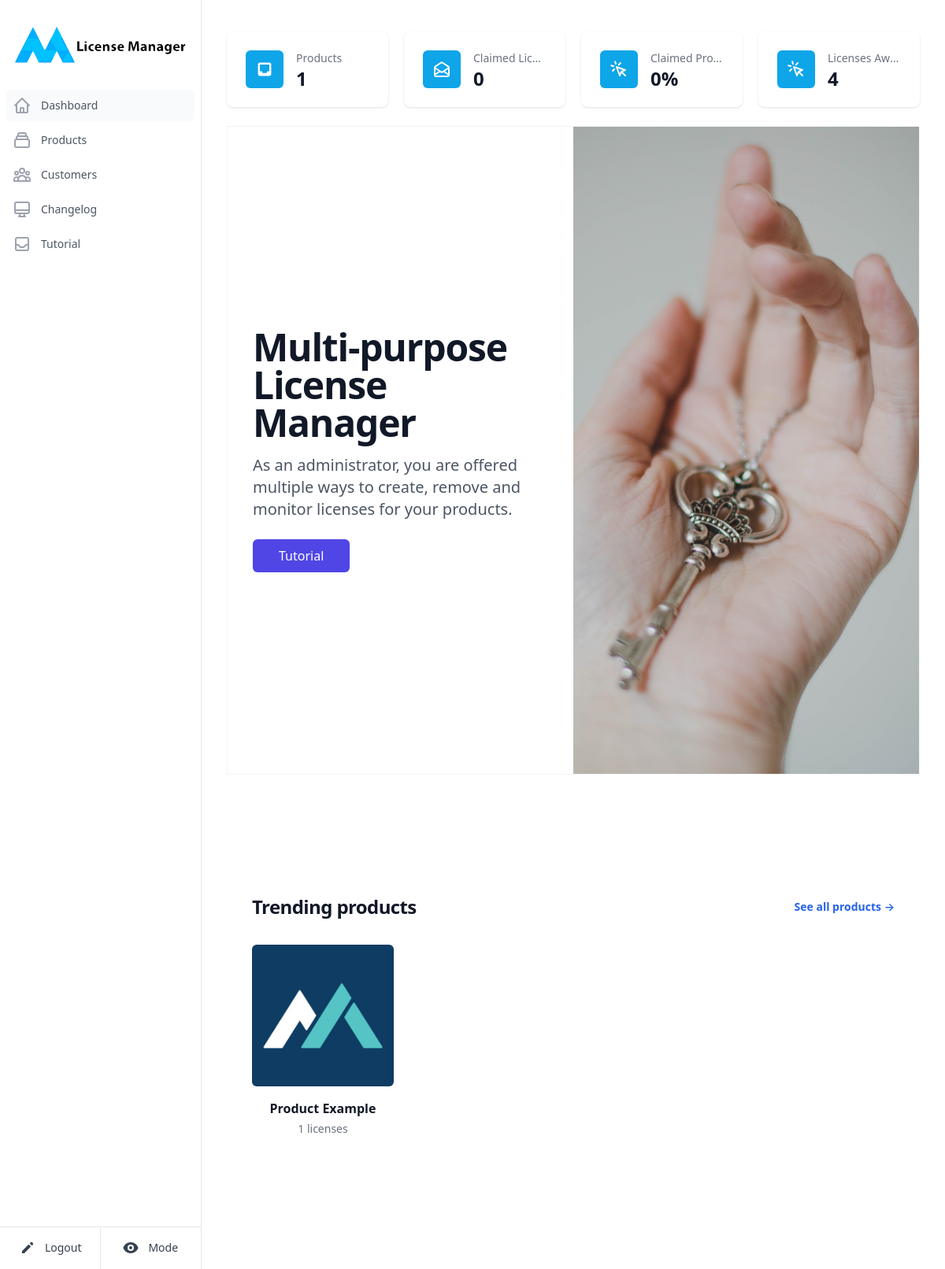
Page /dashboard (signed in) on the committed database.
### bin/models.py (models this page shows)
class Product(db.Model):
    __tablename__ = "product"
    id = db.Column( db.Integer, primary_key=True )
    name = db.Column( db.String(100), unique=True )
    category = db.Column( db.String(100) )
    image = db.Column( db.String(150) , nullable=False )
    details = db.Column( db.String(1000) )
    privateK = db.Column(db.String(1100), unique=True)
    publicK = db.Column(db.String(1100), unique=True)
    apiK = db.Column( db.String(100), unique=True )
    keys = db.relationship('Key', cascade='all,delete', backref='product')

### bin/main.py (the view)
@main.route('/dashboard')
@login_required
def cpanel():
    productList = DBAPI.getProductsByPopularity()
    activated, awaitingApproval = DBAPI.getKeyStatistics()
    if( activated == 0 and awaitingApproval == 0 ):
        ratio = 100
    else:
        ratio = ( activated / (activated + awaitingApproval) ) * 100
    return render_template('cpanel.html', productList = productList, activated = activated, awaitingApproval = awaitingApproval, ratio = round(ratio), mode = request.cookies.get('mode'))

### bin/databaseAPI.py (called while the page is built)
def getProductsByPopularity():
    return db.engine.execute("""SELECT * FROM product LEFT JOIN (SELECT productid as licenses FROM Key) on licenses = product.id GROUP BY licenses ORDER BY licenses DESC""").fetchall()

def getKeyStatistics():
    activated = Key.query.filter_by(status=1).count()
    awaitingApproval = Key.query.filter_by(status=0).count()
    return activated, awaitingApproval

### bin/templates/cpanel.html (shortened to what this page needs)
{% extends "base.html" %}
{% block first %}text-gray-600 bg-gray-50 dark:bg-gray-700{% endblock %}
{% block content %}
<dl class="grid grid-cols-4 gap-5">
	<div class="relative dark:bg-slate-800 pt-5 px-4 pb-12 sm:pt-6 sm:px-6 shadow rounded-lg overflow-hidden max-h-24">
		<dt>
			<div class="absolute bg-sky-500 dark:bg-sky-600 rounded-md p-3">
				<svg xmlns="http://www.w3.org/2000/svg" class="h-6 w-6 text-white" viewBox="0 0 20 20" fill="currentColor">
					<path fill-rule="evenodd" d="M5 3a2 2 0 00-2 2v10a2 2 0 002 2h10a2 2 0 002-2V5a2 2 0 00-2-2H5zm0 2h10v7h-2l-1 2H8l-1-2H5V5z" clip-rule="evenodd" />
				</svg>
			</div>
			<p class="ml-16 text-sm font-medium text-gray-500 truncate dark:text-gray-300">Products</p>
		</dt>
		<dd class="ml-16 pb-6 flex items-baseline sm:pb-7">
			<p class="text-2xl font-semibold text-gray-900 dark:text-gray-100">{{productList|length}}</p>
		</dd>
	</div>
	<div class="relative dark:bg-slate-800 pt-5 px-4 pb-12 sm:pt-6 sm:px-6 shadow rounded-lg overflow-hidden max-h-24">
		<dt>
			<div class="absolute bg-sky-500 dark:bg-sky-600 rounded-md p-3">
			</div>
			<p class="ml-16 text-sm font-medium text-gray-500 truncate dark:text-gray-300">Claimed Licenses</p>
		</dt>
		<dd class="ml-16 pb-6 flex items-baseline sm:pb-7">
			<p class="text-2xl font-semibold text-gray-900 dark:text-gray-100">{{activated}}</p>
		</dd>
	</div>
	<div class="relative dark:bg-slate-800 pt-5 px-4 pb-12 sm:pt-6 sm:px-6 shadow rounded-lg overflow-hidden max-h-24">
		<dt>
			<div class="absolute bg-sky-500 dark:bg-sky-600 rounded-md p-3">
			</div>
			<p class="ml-16 text-sm font-medium text-gray-500 truncate dark:text-gray-300">Claimed Proportion</p>
		</dt>
		<dd class="ml-16 pb-6 flex items-baseline sm:pb-7">
			<p class="text-2xl font-semibold text-gray-900 dark:text-gray-100">{{ratio}}%</p>
		</dd>
	</div>
	<div class="relative dark:bg-slate-800 pt-5 px-4 pb-12 sm:pt-6 sm:px-6 shadow rounded-lg overflow-hidden max-h-24">
		<dt>
			<div class="absolute bg-sky-500 dark:bg-sky-600 rounded-md p-3">
			</div>
			<p class="ml-16 text-sm font-medium text-gray-500 truncate dark:text-gray-300">Licenses Awaiting Activation</p>
		</dt>
		<dd class="ml-16 pb-6 flex items-baseline sm:pb-7">
			<p class="text-2xl font-semibold text-gray-900 dark:text-gray-100">{{awaitingApproval}}</p>
		</dd>
	</div>
</dl>
<div class="relative mt-6 mb-6 border border-gray-100 dark:border-slate-900">
	<div aria-hidden="true" class="hidden absolute w-1/2 h-full lg:block"></div>
	<div class="relative bg-transparent dark:bg-slate-900">
	  <div class="max-w-7xl mx-auto px-4 sm:px-6 lg:px-8 lg:grid lg:grid-cols-2">
		<div class="max-w-2xl mx-auto py-24 lg:py-64 lg:max-w-none">
		  <div class="lg:pr-16">
			<h1 class="text-4xl font-extrabold tracking-tight text-gray-900 sm:text-5xl xl:text-6xl dark:text-gray-200">Multi-purpose License Manager</h1>
			<p class="mt-4 text-xl text-gray-600 dark:text-gray-500">As an administrator, you are offered multiple ways to create, remove and monitor licenses for your products. </p>
			<div class="mt-6">
			  <a href="{{ url_for('main.tutorial') }}" class="inline-block bg-indigo-600 border border-transparent py-2 px-8 rounded-md font-medium text-white hover:bg-indigo-700">Tutorial</a>
			</div>
		  </div>
		</div>
	  </div>
	</div>
	<div class="w-full h-48 sm:h-64 lg:absolute lg:top-0 lg:right-0 lg:w-1/2 lg:h-full">
	  	<img src="{{ url_for('static', filename='dashboardImage.jpg') }}" alt="" class="w-full h-full object-center object-cover">
	</div>
</div>
<section aria-labelledby="trending-heading" class="bg-white dark:bg-slate-900">
	<div class="py-16 sm:py-24 lg:max-w-7xl lg:mx-auto lg:py-32 lg:px-8">
	  <div class="px-4 flex items-center justify-between sm:px-6 lg:px-0">
		<h2 id="trending-heading" class="text-2xl font-extrabold tracking-tight text-gray-900 dark:text-gray-300">Trending products</h2>
		<a href="#" class="hidden sm:block text-sm font-semibold text-blue-600 hover:text-blue-500">See all products<span aria-hidden="true"> &rarr;</span></a>
	  </div>
	  <div class="mt-8 relative">
		<div class="relative w-full overflow-x-auto">
		  <ul role="list" class="mx-4 inline-flex space-x-8 sm:mx-6 lg:mx-0 lg:space-x-0 lg:grid lg:grid-cols-4 lg:gap-x-8">
			{% for product in productList %}
				{% if product.licenses != None %}
					<li class="w-64 inline-flex flex-col text-center lg:w-auto">
						<div class="group relative">
							<div class="w-full bg-gray-200 rounded-md overflow-hidden aspect-w-1 aspect-h-1">
								<img src="{{product.image}}" class="w-full h-full object-center object-cover group-hover:opacity-75">
							</div>
							<div class="mt-4">
								<h3 class="mb-1 font-semibold text-gray-900 dark:text-slate-200">
									<a href="#">
										<span class="absolute inset-0"></span>
										{{product.name}}
									</a>
								</h3>
								<p class="text-sm text-gray-500">{{product.licenses}} licenses</p>
							</div>
						</div>
					</li>
				{% endif %}
			{% endfor %}
		  </ul>
		</div>
	  </div>
	</div>
</section>
{% endblock %}

### rows in the picture
Product: image (placeholder picture), name "Product Example", licenses "1"

### other values in the picture
{{ productList|length }} "1"
{{ activated }} "0"
{{ ratio }} "0"
{{ awaitingApproval }} "4"
